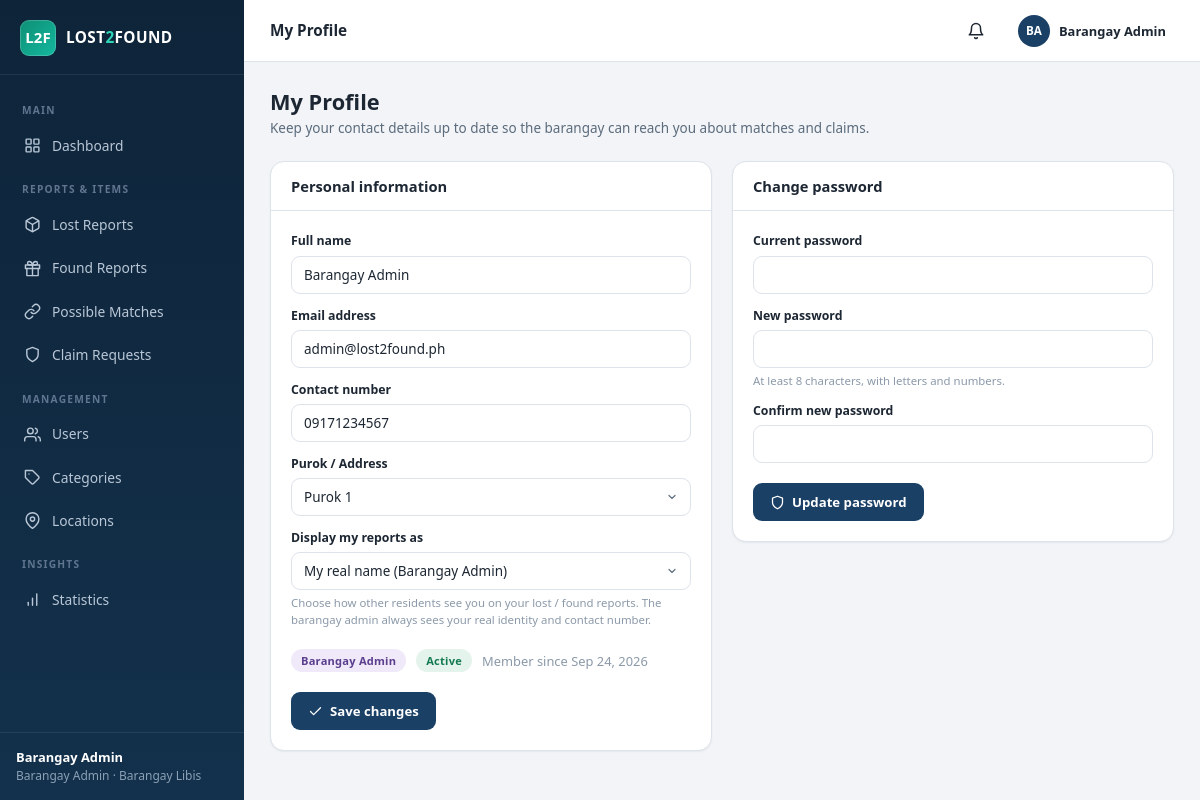
The app's page /resident/profile.php (signed in) with its own data.
### tables this page shows
CREATE TABLE IF NOT EXISTS users (
  id             INT AUTO_INCREMENT PRIMARY KEY,
  full_name      VARCHAR(100) NOT NULL,
  email          VARCHAR(100) NOT NULL UNIQUE,
  password       VARCHAR(255) NOT NULL,
  contact_number VARCHAR(20)  NOT NULL,
  address        VARCHAR(150) NOT NULL,
  role           ENUM('resident','admin') DEFAULT 'resident',
  status         ENUM('pending','active','inactive','rejected') DEFAULT 'pending',
  residency_proof VARCHAR(255) DEFAULT NULL,      
  review_remarks   VARCHAR(255) DEFAULT NULL,     
  reviewed_by      INT DEFAULT NULL,              
  reviewed_at      DATETIME DEFAULT NULL,         
  show_name      TINYINT(1) DEFAULT 1,           
  anonymous_name VARCHAR(60) DEFAULT NULL UNIQUE,  
  created_at     TIMESTAMP DEFAULT CURRENT_TIMESTAMP,
  updated_at     TIMESTAMP DEFAULT CURRENT_TIMESTAMP ON UPDATE CURRENT_TIMESTAMP
);

### config/db.php (called while the page is built, shortened)
<?php
function get_db(): PDO {
    static $pdo = null;
    if ($pdo === null) {
        $dsn = 'mysql:host=' . DB_HOST . ';dbname=' . DB_NAME . ';charset=utf8mb4';
        try {
            $pdo = new PDO($dsn, DB_USER, DB_PASS, [
                PDO::ATTR_ERRMODE            => PDO::ERRMODE_EXCEPTION,
                PDO::ATTR_DEFAULT_FETCH_MODE => PDO::FETCH_ASSOC,
                PDO::ATTR_EMULATE_PREPARES   => false,
            ]);
        } catch (PDOException $e) {
            http_response_code(500);
            echo '<div style="font-family:Segoe UI,Arial,sans-serif;max-width:640px;margin:60px auto;padding:24px;border:1px solid #e5e9ef;border-radius:12px">'
               . '<h2 style="margin:0 0 8px;color:#b3261e">Database connection failed</h2>'
               . '<p style="color:#555">' . htmlspecialchars($e->getMessage()) . '</p>'
               . '<p style="color:#555">Make sure MySQL is running in XAMPP, then import the file '
               . '<strong>database/lost2found.sql</strong> via phpMyAdmin '
               . '(<a href="http://localhost/phpmyadmin"><strong>localhost/phpmyadmin</strong></a>).</p>'
               . '</div>';
            exit;
        }
    }
    return $pdo;
}

### resident/profile.php (the view, shortened to what this page needs)
<?php
require_once __DIR__ . '/../config/config.php';
$uid = (int)$_SESSION['user']['id'];
$db  = get_db();
$st = $db->prepare('SELECT * FROM users WHERE id = ?');
$st->execute([$uid]);
$st->execute([$uid]);
$me = $st->fetch();
$title  = 'My Profile';
$active = 'profile';
require __DIR__ . '/../includes/header.php';
?>
<div class="page-head">
  <div>
    <h1>My Profile</h1>
    <p>Keep your contact details up to date so the barangay can reach you about matches and claims.</p>
  </div>
</div>
<div class="grid-2">
  <div class="card">
    <div class="card-head"><h3>Personal information</h3></div>
    <div class="card-body">
      <form method="post" novalidate>
        <div class="field mb-2">
          <label for="full_name">Full name</label>
          <input class="input" id="full_name" name="full_name" value="<?= e($me['full_name']) ?>" required>
        </div>
        <div class="field mb-2">
          <label for="email">Email address</label>
          <input class="input" type="email" id="email" name="email" value="<?= e($me['email']) ?>" required>
        </div>
        <div class="field mb-2">
          <label for="contact_number">Contact number</label>
          <input class="input" id="contact_number" name="contact_number" value="<?= e($me['contact_number']) ?>" required>
        </div>
        <div class="field mb-2">
          <label for="address">Purok / Address</label>
          <select class="input" id="address" name="address" required>
            <?= purok_select($me['address']) ?>
          </select>
        </div>
        <div class="field mb-3">
          <label for="show_name">Display my reports as</label>
          <select class="input" id="show_name" name="show_name">
            <option value="1"<?= $me['show_name'] ? ' selected' : '' ?>>My real name (<?= e($me['full_name']) ?>)</option>
          </select>
          <div class="hint">Choose how other residents see you on your lost / found reports. The barangay admin always sees your real identity and contact number.</div>
        </div>
        <div class="flex mb-3">
          <span class="badge badge-plain <?= $me['role'] === 'admin' ? 'badge-match' : 'badge-info' ?>">
            <?= $me['role'] === 'admin' ? 'Barangay Admin' : 'Resident' ?>
          </span>
          <span class="badge badge-plain <?= $me['status'] === 'active' ? 'badge-success' : 'badge-danger' ?>">
            <?= e(ucfirst($me['status'])) ?>
          </span>
          <span class="faint">Member since <?= fmt_date($me['created_at']) ?></span>
        </div>
        <button class="btn btn-primary" type="submit"><?= icon('check', 'i i-sm') ?> Save changes</button>
      </form>
    </div>
  </div>
  <div class="card">
    <div class="card-head"><h3>Change password</h3></div>
    <div class="card-body">
      <form method="post" novalidate>
        <div class="field mb-2">
          <label for="current_password">Current password</label>
          <input class="input" type="password" id="current_password" name="current_password" required>
        </div>
        <div class="field mb-2">
          <label for="new_password">New password</label>
          <input class="input" type="password" id="new_password" name="new_password" required>
          <div class="hint">At least 8 characters, with letters and numbers.</div>
        </div>
        <div class="field mb-3">
          <label for="confirm_password">Confirm new password</label>
          <input class="input" type="password" id="confirm_password" name="confirm_password" required>
        </div>
        <button class="btn btn-primary" type="submit"><?= icon('shield', 'i i-sm') ?> Update password</button>
      </form>
    </div>
  </div>
</div>
<?php require __DIR__ . '/../includes/footer.php'; ?>

### includes/header.php (shortened to what this page needs)
<?php
require_once __DIR__ . '/../config/config.php';
$u       = current_user();
$isAdmin = is_admin();
$u['full_name'] = $u['full_name'] ?? 'User';
$db      = get_db();
if ($isAdmin) {
    $pendingMatches = (int)$db->query("SELECT COUNT(*) FROM matches WHERE status = 'pending'")->fetchColumn();
    $pendingClaims  = (int)$db->query("SELECT COUNT(*) FROM claim_requests WHERE status = 'pending'")->fetchColumn();
    $pendingUsers   = (int)$db->query("SELECT COUNT(*) FROM users WHERE status = 'pending'")->fetchColumn();
    $myMatches      = 0;
}
$navSections = $isAdmin ? [
    ['Main', [
        ['dashboard', 'admin/dashboard.php', 'dashboard', 'Dashboard', 0],
    ]],
    ['Reports & Items', [
        ['lost',    'admin/lost_items.php',  'box',    'Lost Reports',     0],
        ['found',   'admin/found_items.php', 'gift',   'Found Reports',    0],
        ['matches', 'admin/matches.php',     'link',   'Possible Matches', $pendingMatches],
        ['claims',  'admin/claims.php',      'shield', 'Claim Requests',   $pendingClaims],
    ]],
    ['Management', [
        ['users',      'admin/users.php',      'users', 'Users',      $pendingUsers],
        ['categories', 'admin/categories.php', 'tag',   'Categories', 0],
        ['locations',  'admin/locations.php',  'pin',   'Locations',  0],
    ]],
    ['Insights', [
        ['reports', 'admin/reports.php', 'chart', 'Statistics', 0],
    ]],
] : [
    ['Main', [
        ['dashboard', 'resident/dashboard.php', 'dashboard', 'Dashboard',    0],
        ['browse',    'resident/browse.php',    'search',    'Browse Items', 0],
    ]],
    ['My Reports', [
        ['lost',    'resident/lost_items.php',  'box',    'Lost Reports',     0],
        ['found',   'resident/found_items.php', 'gift',   'Found Reports',    0],
        ['matches', 'resident/matches.php',     'link',   'Possible Matches', $myMatches],
        ['claims',  'resident/claims.php',      'shield', 'My Claims',        0],
    ]],
    ['Account', [
        ['profile', 'resident/profile.php', 'user', 'My Profile', 0],
    ]],
];
$unread = unread_notifications();
?>
<!DOCTYPE html>
<html lang="en">
<head>
<link rel="stylesheet" href="<?= base_url('assets/css/style.css') ?>?v=<?= (int)filemtime(__DIR__ . '/../assets/css/style.css') ?>">
</head>
<body>
<div class="app">
  <aside class="sidebar">
    <div class="brand">
      <div class="brand-mark">L2F</div>
      <div class="brand-name">LOST<span>2</span>FOUND</div>
    </div>
    <nav class="nav">
      <?php foreach ($navSections as [$section, $navItems]): ?>
        <div class="nav-label"><?= e($section) ?></div>
        <?php foreach ($navItems as [$key, $href, $ico, $label, $count]): ?>
          <a href="<?= base_url($href) ?>" class="<?= ($active ?? '') === $key ? 'active' : '' ?>">
            <?= icon($ico) ?><span><?= e($label) ?></span>
          </a>
        <?php endforeach; ?>
      <?php endforeach; ?>
    </nav>
    <div class="sidebar-foot">
      <strong><?= e($u['full_name']) ?></strong>
      <?= $isAdmin ? 'Barangay Admin' : 'Resident' ?> · Barangay Libis
    </div>
  </aside>
  <div class="main">
    <header class="topbar">
      <h2><?= e($title ?? '') ?></h2>
      <details class="menu">
        <summary class="icon-btn<?= $unread > 0 ? ' has-unread' : '' ?>" aria-label="Notifications">
          <?= icon('bell') ?>
        </summary>
      </details>
      <details class="menu">
        <summary>
          <div class="avatar"><?= e(initials($u['full_name'])) ?></div>
          <span class="nowrap"><strong class="small"><?= e($u['full_name']) ?></strong></span>
        </summary>
      </details>
    </header>
    <main class="content">

### records on screen
users: full_name "Barangay Admin", full_name "BA", email "admin@lost2found.ph", contact_number "09171234567", address "Purok 1", show_name "My real name (Barangay Admin)", status "Active", created_at "Sep 24, 2026"

### other values on screen
$section "MAIN"
$label "Dashboard"
$section "REPORTS & ITEMS"
$label "Lost Reports"
$label "Found Reports"
$label "Possible Matches"
$label "Claim Requests"
$section "MANAGEMENT"
$label "Users"
$label "Categories"
$label "Locations"
$section "INSIGHTS"
$label "Statistics"
$title "My Profile"
